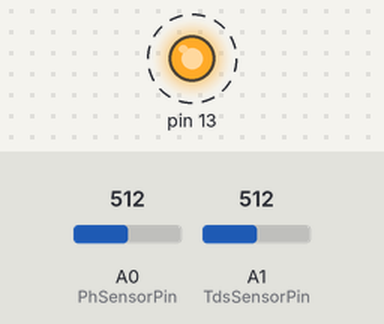
The sketch below on a simulated Arduino Uno, built with avr-gcc and run on an emulated ATmega328P. On the bench: output pins drawn as LEDs (lit = HIGH). Dashed ring = blinking. Inputs (shaded band) come from the test bench; at power-on: A0 (PhSensorPin) = 512, A1 (TdsSensorPin) = 512. What the sketch prints to the serial monitor is not drawn.

Above: at 0.6 s.
Timing chart, 0 to 4.8 s (numbered marks = the images above):
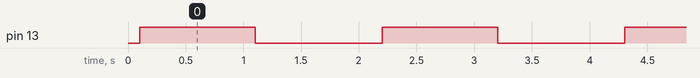

The sketch:

3.PH+TDS-code.ino
```cpp
#define PhSensorPin A0          // the pH meter Analog output is connected with the Arduino’s Analog A0
unsigned long int avgValue;  //Store the average value of the sensor feedback
float b;
int buf[10],temp;


#include <EEPROM.h>
#include "GravityTDS.h"
#define TdsSensorPin A1
GravityTDS gravityTds;
float temperature = 25,tdsValue = 0;

void setup()
{
  pinMode(13,OUTPUT);
  Serial.begin(9600);
  Serial.println("Ready");    //Test the serial monitor


  gravityTds.setPin(TdsSensorPin);
  gravityTds.setAref(5.0);  //reference voltage on ADC, default 5.0V on Arduino UNO
  gravityTds.setAdcRange(1024);  //1024 for 10bit ADC;4096 for 12bit ADC
  gravityTds.begin();  //initialization
}
void loop()
{
  for(int i=0;i<10;i++)       //Get 10 sample value from the sensor for smooth the value
  {
    buf[i]=analogRead(PhSensorPin);
    delay(10);
  }
  for(int i=0;i<9;i++)        //sort the analog from small to large
  {
    for(int j=i+1;j<10;j++)
    {
      if(buf[i]>buf[j])
      {
        temp=buf[i];
        buf[i]=buf[j];
        buf[j]=temp;
      }
    }
  }
  avgValue=0;
  for(int i=2;i<8;i++)                      //take the average value of 6 center sample
    avgValue+=buf[i];
  float phValue=(float)avgValue*5.0/1024/6; //convert the analog into millivolt
  phValue=3.5*phValue;                      //convert the millivolt into pH value
  //Below 2 Lines added for our faulty chinese ph sensor for calibiration via software
  phValue=phValue-1.7;  //Our ph sensor is always giving 1.7 units extra when put in fresh water which should ideally yield 7,so subtracted this value
  phValue=14-phValue;   //Our ph sensor is showing acicic values as greater than 7 and basic values as less than 7,so to reverse it we did 14-phValue operation
  Serial.print("pH:");
  Serial.print(phValue,2);  //We are printing the phValue with 2 decimal places
  Serial.println(" ");
  digitalWrite(13, HIGH);
  delay(1000);
  digitalWrite(13, LOW);


  //temperature = readTemperature();  //add your temperature sensor and read it
  gravityTds.setTemperature(temperature);  // set the temperature and execute temperature compensation
  gravityTds.update();  //sample and calculate
  tdsValue = gravityTds.getTdsValue();  // then get the value
  Serial.print("TDS:");
  Serial.print(tdsValue,0);  //We are printing the tdsValue with 0 decimal places
  Serial.println("ppm");
  delay(1000);
}
```

Measured:
- by itself, pin 13: alternates HIGH for 1.0 s and LOW for 1.1 s
